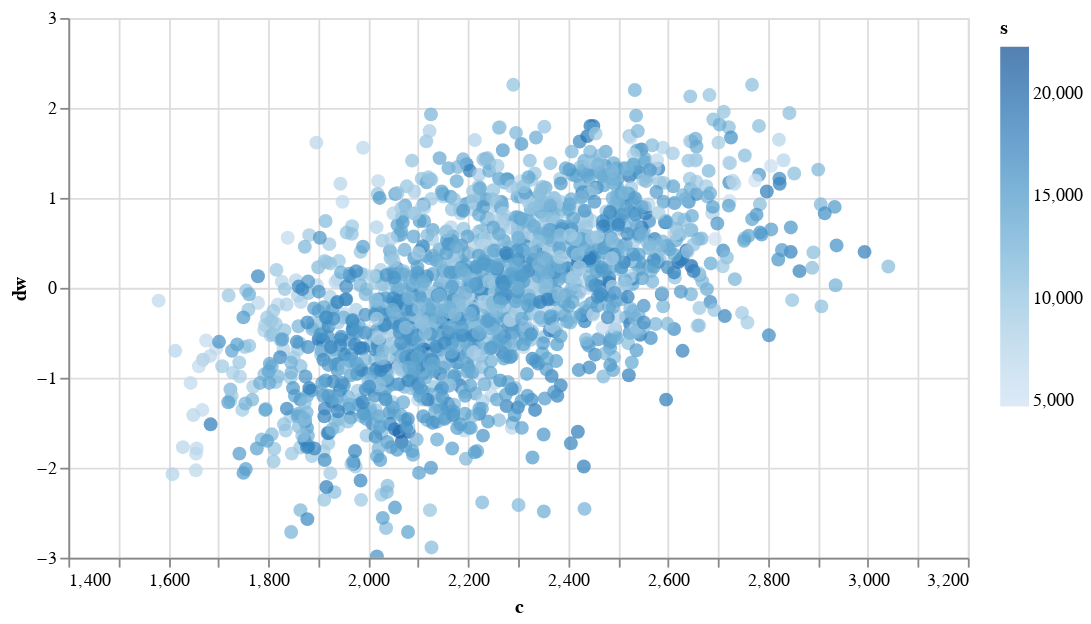

Here is the notebook cell this chart was saved with:
### Markdown cell above
## Linear model development

### Code cell
alt.Chart(data_df).mark_circle(size=60).encode(
    x=alt.X('c',
        scale=alt.Scale(domain=(1400, 3200))
    ), 
    y=alt.X('dw',
        scale=alt.Scale(domain=(-3, 3))
    ),    
    color='s',
    tooltip=['date', 'w', 'c', 's']
).properties(
    width=500,
    height=300
).interactive()

### Figure 1 — Vega-Lite specification as saved in the notebook (floating-point values rounded to 4 significant figures; data arrays with more than 128 entries replaced by an {"elided": "..."} marker saying what was removed)
{"config": {"view": {"continuousWidth": 400, "continuousHeight": 300}}, "data": {"name": "data-19e9239a534b46ede1516c7315039687"}, "mark": {"type": "circle", "size": 60}, "encoding": {"color": {"type": "quantitative", "field": "s"}, "tooltip": [{"type": "temporal", "field": "date"}, {"type": "quantitative", "field": "w"}, {"type": "quantitative", "field": "c"}, {"type": "quantitative", "field": "s"}], "x": {"type": "quantitative", "field": "c", "scale": {"domain": [1400, 3200]}}, "y": {"type": "quantitative", "field": "dw", "scale": {"domain": [-3, 3]}}}, "height": 300, "selection": {"selector004": {"type": "interval", "bind": "scales", "encodings": ["x", "y"]}}, "width": 500, "$schema": "https://vega.github.io/schema/vega-lite/v4.0.2.json", "datasets": {"data-19e9239a534b46ede1516c7315039687": {"elided": "1906 records"}}}
